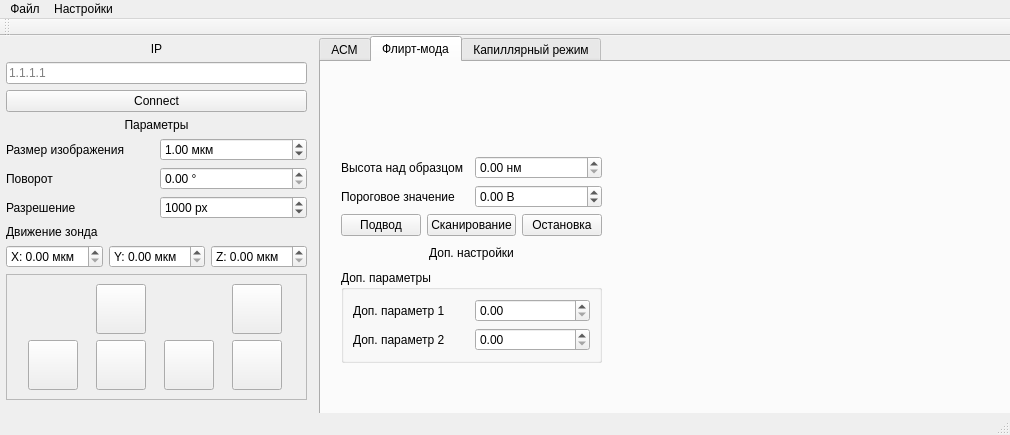
<?xml version="1.0" encoding="UTF-8"?>
<ui version="4.0">
 <class>MainWindow</class>
 <widget class="QMainWindow" name="MainWindow">
  <property name="geometry">
   <rect>
    <x>0</x>
    <y>0</y>
    <width>1010</width>
    <height>435</height>
   </rect>
  </property>
  <property name="windowTitle">
   <string>MainWindow</string>
  </property>
  <widget class="QWidget" name="centralwidget">
   <widget class="QWidget" name="horizontalLayoutWidget">
    <property name="geometry">
     <rect>
      <x>0</x>
      <y>0</y>
      <width>1026</width>
      <height>441</height>
     </rect>
    </property>
    <layout class="QHBoxLayout" name="MainLayout" stretch="0,1">
     <item>
      <layout class="QVBoxLayout" name="leftLayout">
       <property name="sizeConstraint">
        <enum>QLayout::SetFixedSize</enum>
       </property>
       <property name="leftMargin">
        <number>6</number>
       </property>
       <property name="topMargin">
        <number>6</number>
       </property>
       <property name="rightMargin">
        <number>6</number>
       </property>
       <property name="bottomMargin">
        <number>6</number>
       </property>
       <item>
        <widget class="QLabel" name="IPlabel">
         <property name="text">
          <string>IP</string>
         </property>
         <property name="alignment">
          <set>Qt::AlignCenter</set>
         </property>
        </widget>
       </item>
       <item>
        <widget class="QLineEdit" name="ipEdit">
         <property name="placeholderText">
          <string>1.1.1.1</string>
         </property>
        </widget>
       </item>
       <item>
        <widget class="QPushButton" name="connectButton">
         <property name="text">
          <string>Connect</string>
         </property>
        </widget>
       </item>
       <item>
        <widget class="QLabel" name="paramLabel">
         <property name="text">
          <string>Параметры</string>
         </property>
         <property name="alignment">
          <set>Qt::AlignCenter</set>
         </property>
        </widget>
       </item>
       <item>
        <layout class="QGridLayout" name="paramLayout">
         <item row="0" column="0">
          <widget class="QLabel" name="imageSizeLabel">
           <property name="text">
            <string>Размер изображения</string>
           </property>
          </widget>
         </item>
         <item row="1" column="0">
          <widget class="QLabel" name="rotationLabel">
           <property name="text">
            <string>Поворот</string>
           </property>
          </widget>
         </item>
         <item row="0" column="1">
          <widget class="QDoubleSpinBox" name="imageSizeBox">
           <property name="suffix">
            <string> мкм</string>
           </property>
           <property name="value">
            <double>1.000000000000000</double>
           </property>
          </widget>
         </item>
         <item row="1" column="1">
          <widget class="QDoubleSpinBox" name="rotationBox">
           <property name="suffix">
            <string> °</string>
           </property>
           <property name="maximum">
            <double>360.000000000000000</double>
           </property>
          </widget>
         </item>
         <item row="2" column="0">
          <widget class="QLabel" name="resolutionLabel">
           <property name="text">
            <string>Разрешение</string>
           </property>
          </widget>
         </item>
         <item row="2" column="1">
          <widget class="QSpinBox" name="resolutionSpinBox">
           <property name="suffix">
            <string> px</string>
           </property>
           <property name="maximum">
            <number>100000</number>
           </property>
           <property name="singleStep">
            <number>10</number>
           </property>
           <property name="value">
            <number>1000</number>
           </property>
          </widget>
         </item>
        </layout>
       </item>
       <item>
        <widget class="QLabel" name="probeLevel">
         <property name="text">
          <string>Движение зонда</string>
         </property>
        </widget>
       </item>
       <item>
        <layout class="QHBoxLayout" name="horizontalLayout_2">
         <item>
          <widget class="QDoubleSpinBox" name="probeXDSBox">
           <property name="prefix">
            <string>X: </string>
           </property>
           <property name="suffix">
            <string> мкм</string>
           </property>
          </widget>
         </item>
         <item>
          <widget class="QDoubleSpinBox" name="probeYDSBox">
           <property name="prefix">
            <string>Y: </string>
           </property>
           <property name="suffix">
            <string> мкм</string>
           </property>
          </widget>
         </item>
         <item>
          <widget class="QDoubleSpinBox" name="probeZDSBox">
           <property name="prefix">
            <string>Z: </string>
           </property>
           <property name="suffix">
            <string> мкм</string>
           </property>
          </widget>
         </item>
        </layout>
       </item>
       <item>
        <widget class="QFrame" name="frame">
         <property name="frameShape">
          <enum>QFrame::StyledPanel</enum>
         </property>
         <property name="frameShadow">
          <enum>QFrame::Raised</enum>
         </property>
         <layout class="QGridLayout" name="gridLayout_2">
          <item row="1" column="2">
           <widget class="QPushButton" name="probeYDownButton">
            <property name="minimumSize">
             <size>
              <width>50</width>
              <height>50</height>
             </size>
            </property>
            <property name="maximumSize">
             <size>
              <width>50</width>
              <height>50</height>
             </size>
            </property>
            <property name="text">
             <string/>
            </property>
            <property name="icon">
             <iconset>
              <normaloff>downarrow.png</normaloff>downarrow.png</iconset>
            </property>
            <property name="iconSize">
             <size>
              <width>50</width>
              <height>50</height>
             </size>
            </property>
           </widget>
          </item>
          <item row="1" column="3">
           <widget class="QPushButton" name="probeXUpButton">
            <property name="minimumSize">
             <size>
              <width>50</width>
              <height>50</height>
             </size>
            </property>
            <property name="maximumSize">
             <size>
              <width>50</width>
              <height>50</height>
             </size>
            </property>
            <property name="text">
             <string/>
            </property>
            <property name="icon">
             <iconset>
              <normaloff>rightarrow.png</normaloff>rightarrow.png</iconset>
            </property>
            <property name="iconSize">
             <size>
              <width>50</width>
              <height>50</height>
             </size>
            </property>
           </widget>
          </item>
          <item row="0" column="2">
           <widget class="QPushButton" name="probeYUpButton">
            <property name="minimumSize">
             <size>
              <width>50</width>
              <height>50</height>
             </size>
            </property>
            <property name="maximumSize">
             <size>
              <width>50</width>
              <height>50</height>
             </size>
            </property>
            <property name="text">
             <string/>
            </property>
            <property name="icon">
             <iconset>
              <normaloff>uparrow.png</normaloff>uparrow.png</iconset>
            </property>
            <property name="iconSize">
             <size>
              <width>50</width>
              <height>50</height>
             </size>
            </property>
           </widget>
          </item>
          <item row="0" column="4">
           <widget class="QPushButton" name="probeZUpButton">
            <property name="minimumSize">
             <size>
              <width>50</width>
              <height>50</height>
             </size>
            </property>
            <property name="maximumSize">
             <size>
              <width>50</width>
              <height>50</height>
             </size>
            </property>
            <property name="text">
             <string/>
            </property>
            <property name="icon">
             <iconset>
              <normaloff>zuparrow.png</normaloff>zuparrow.png</iconset>
            </property>
            <property name="iconSize">
             <size>
              <width>50</width>
              <height>50</height>
             </size>
            </property>
           </widget>
          </item>
          <item row="1" column="1">
           <widget class="QPushButton" name="probeXDownButton">
            <property name="minimumSize">
             <size>
              <width>50</width>
              <height>50</height>
             </size>
            </property>
            <property name="maximumSize">
             <size>
              <width>50</width>
              <height>50</height>
             </size>
            </property>
            <property name="text">
             <string/>
            </property>
            <property name="icon">
             <iconset>
              <normaloff>leftarrow.png</normaloff>leftarrow.png</iconset>
            </property>
            <property name="iconSize">
             <size>
              <width>50</width>
              <height>50</height>
             </size>
            </property>
           </widget>
          </item>
          <item row="1" column="4">
           <widget class="QPushButton" name="probeZDownButton">
            <property name="minimumSize">
             <size>
              <width>50</width>
              <height>50</height>
             </size>
            </property>
            <property name="maximumSize">
             <size>
              <width>50</width>
              <height>50</height>
             </size>
            </property>
            <property name="text">
             <string/>
            </property>
            <property name="icon">
             <iconset>
              <normaloff>zdownarrow.png</normaloff>zdownarrow.png</iconset>
            </property>
            <property name="iconSize">
             <size>
              <width>50</width>
              <height>50</height>
             </size>
            </property>
           </widget>
          </item>
         </layout>
        </widget>
       </item>
       <item>
        <spacer name="verticalSpacer">
         <property name="orientation">
          <enum>Qt::Vertical</enum>
         </property>
         <property name="sizeHint" stdset="0">
          <size>
           <width>20</width>
           <height>40</height>
          </size>
         </property>
        </spacer>
       </item>
      </layout>
     </item>
     <item>
      <widget class="QTabWidget" name="mainTabs">
       <property name="minimumSize">
        <size>
         <width>600</width>
         <height>300</height>
        </size>
       </property>
       <property name="currentIndex">
        <number>1</number>
       </property>
       <widget class="QWidget" name="AFMTab">
        <attribute name="title">
         <string>АСМ</string>
        </attribute>
        <widget class="QWidget" name="horizontalLayoutWidget_2">
         <property name="geometry">
          <rect>
           <x>10</x>
           <y>30</y>
           <width>662</width>
           <height>271</height>
          </rect>
         </property>
         <layout class="QHBoxLayout" name="AFMlayout" stretch="0,1">
          <property name="sizeConstraint">
           <enum>QLayout::SetMinimumSize</enum>
          </property>
          <property name="topMargin">
           <number>15</number>
          </property>
          <item>
           <layout class="QVBoxLayout" name="AFMVerticalLayout">
            <property name="topMargin">
             <number>0</number>
            </property>
            <item>
             <layout class="QHBoxLayout" name="AFMParamLayout">
              <item>
               <widget class="QLabel" name="AFMapprLabel">
                <property name="text">
                 <string>Пороговое значение подвода</string>
                </property>
               </widget>
              </item>
              <item>
               <widget class="QDoubleSpinBox" name="AFMapprDSBox">
                <property name="suffix">
                 <string> В</string>
                </property>
                <property name="maximum">
                 <double>100.000000000000000</double>
                </property>
                <property name="singleStep">
                 <double>0.010000000000000</double>
                </property>
                <property name="value">
                 <double>0.100000000000000</double>
                </property>
               </widget>
              </item>
             </layout>
            </item>
            <item>
             <layout class="QHBoxLayout" name="AFMButtonsLayout">
              <item>
               <widget class="QPushButton" name="AFMApprButton">
                <property name="text">
                 <string>Подвод</string>
                </property>
                <property name="checkable">
                 <bool>false</bool>
                </property>
               </widget>
              </item>
              <item>
               <widget class="QPushButton" name="AFMScanButton">
                <property name="text">
                 <string>Сканирование</string>
                </property>
                <property name="checkable">
                 <bool>false</bool>
                </property>
               </widget>
              </item>
              <item>
               <widget class="QPushButton" name="AFMStopButton">
                <property name="text">
                 <string>Остановка</string>
                </property>
               </widget>
              </item>
             </layout>
            </item>
            <item>
             <widget class="QWidget" name="widget" native="true">
              <layout class="QVBoxLayout" name="verticalLayout_3">
               <item>
                <widget class="QCheckBox" name="fb1CheckBox">
                 <property name="text">
                  <string>Обратная связь 1</string>
                 </property>
                </widget>
               </item>
               <item>
                <widget class="QCheckBox" name="fb2CheckBox">
                 <property name="text">
                  <string>Обратная связь 2</string>
                 </property>
                </widget>
               </item>
               <item>
                <widget class="QCheckBox" name="fb3CheckBox">
                 <property name="text">
                  <string>Обратная связь 3</string>
                 </property>
                </widget>
               </item>
              </layout>
             </widget>
            </item>
            <item>
             <spacer name="verticalSpacer_2">
              <property name="orientation">
               <enum>Qt::Vertical</enum>
              </property>
              <property name="sizeHint" stdset="0">
               <size>
                <width>20</width>
                <height>40</height>
               </size>
              </property>
             </spacer>
            </item>
           </layout>
          </item>
          <item>
           <widget class="signalPlot" name="AFMsignalPlot" native="true">
            <property name="minimumSize">
             <size>
              <width>400</width>
              <height>200</height>
             </size>
            </property>
           </widget>
          </item>
         </layout>
        </widget>
       </widget>
       <widget class="QWidget" name="flirtModeTab">
        <attribute name="title">
         <string>Флирт-мода</string>
        </attribute>
        <widget class="QWidget" name="horizontalLayoutWidget_3">
         <property name="geometry">
          <rect>
           <x>20</x>
           <y>49</y>
           <width>662</width>
           <height>286</height>
          </rect>
         </property>
         <layout class="QHBoxLayout" name="flirtLayout" stretch="0,1">
          <property name="sizeConstraint">
           <enum>QLayout::SetMaximumSize</enum>
          </property>
          <property name="topMargin">
           <number>15</number>
          </property>
          <item>
           <layout class="QVBoxLayout" name="flirtVerticalLayout">
            <property name="sizeConstraint">
             <enum>QLayout::SetMinimumSize</enum>
            </property>
            <property name="topMargin">
             <number>30</number>
            </property>
            <property name="bottomMargin">
             <number>0</number>
            </property>
            <item>
             <layout class="QGridLayout" name="flirtParamLayout">
              <item row="1" column="0">
               <widget class="QLabel" name="FlirtApprLevel">
                <property name="text">
                 <string>Пороговое значение</string>
                </property>
               </widget>
              </item>
              <item row="0" column="0">
               <widget class="QLabel" name="flirtHeightLabel">
                <property name="text">
                 <string>Высота над образцом</string>
                </property>
               </widget>
              </item>
              <item row="0" column="1">
               <widget class="QDoubleSpinBox" name="flirtHeightDSBox">
                <property name="prefix">
                 <string/>
                </property>
                <property name="suffix">
                 <string> нм</string>
                </property>
                <property name="maximum">
                 <double>1000.990000000000009</double>
                </property>
               </widget>
              </item>
              <item row="1" column="1">
               <widget class="QDoubleSpinBox" name="flirtApprDSBox">
                <property name="suffix">
                 <string> В</string>
                </property>
                <property name="minimum">
                 <double>-5.000000000000000</double>
                </property>
                <property name="singleStep">
                 <double>0.010000000000000</double>
                </property>
               </widget>
              </item>
             </layout>
            </item>
            <item>
             <layout class="QHBoxLayout" name="flirtButtonLayout">
              <item>
               <widget class="QPushButton" name="flirtApproachButton">
                <property name="text">
                 <string>Подвод</string>
                </property>
                <property name="checkable">
                 <bool>false</bool>
                </property>
               </widget>
              </item>
              <item>
               <widget class="QPushButton" name="flirtScanButton">
                <property name="text">
                 <string>Сканирование</string>
                </property>
                <property name="checkable">
                 <bool>false</bool>
                </property>
               </widget>
              </item>
              <item>
               <widget class="QPushButton" name="flirtStopButton">
                <property name="text">
                 <string>Остановка</string>
                </property>
               </widget>
              </item>
             </layout>
            </item>
            <item>
             <widget class="QPushButton" name="flirtShowParams">
              <property name="text">
               <string>Доп. настройки</string>
              </property>
              <property name="flat">
               <bool>true</bool>
              </property>
             </widget>
            </item>
            <item>
             <widget class="QGroupBox" name="flirtAddParamBox">
              <property name="title">
               <string>Доп. параметры</string>
              </property>
              <layout class="QGridLayout" name="gridLayout">
               <item row="0" column="0">
                <widget class="QLabel" name="flirtAddParam1Label">
                 <property name="text">
                  <string>Доп. параметр 1</string>
                 </property>
                </widget>
               </item>
               <item row="1" column="0">
                <widget class="QLabel" name="flirtAddParam2Level">
                 <property name="text">
                  <string>Доп. параметр 2</string>
                 </property>
                </widget>
               </item>
               <item row="0" column="1">
                <widget class="QDoubleSpinBox" name="flirtAddParam1DSBox"/>
               </item>
               <item row="1" column="1">
                <widget class="QDoubleSpinBox" name="flirtAddParam2DSBox"/>
               </item>
              </layout>
             </widget>
            </item>
            <item>
             <spacer name="verticalSpacer_3">
              <property name="orientation">
               <enum>Qt::Vertical</enum>
              </property>
              <property name="sizeHint" stdset="0">
               <size>
                <width>20</width>
                <height>40</height>
               </size>
              </property>
             </spacer>
            </item>
           </layout>
          </item>
          <item>
           <widget class="signalPlot" name="flortSignalPlot" native="true">
            <property name="minimumSize">
             <size>
              <width>300</width>
              <height>150</height>
             </size>
            </property>
           </widget>
          </item>
         </layout>
        </widget>
       </widget>
       <widget class="QWidget" name="capModeTab">
        <attribute name="title">
         <string>Капиллярный режим</string>
        </attribute>
        <widget class="QWidget" name="horizontalLayoutWidget_4">
         <property name="geometry">
          <rect>
           <x>10</x>
           <y>70</y>
           <width>638</width>
           <height>231</height>
          </rect>
         </property>
         <layout class="QHBoxLayout" name="capLayout" stretch="0,1">
          <property name="sizeConstraint">
           <enum>QLayout::SetMinimumSize</enum>
          </property>
          <property name="topMargin">
           <number>15</number>
          </property>
          <item>
           <layout class="QVBoxLayout" name="capVerticalLayout">
            <property name="topMargin">
             <number>0</number>
            </property>
            <item>
             <layout class="QGridLayout" name="capParamLayout">
              <item row="3" column="1">
               <widget class="QDoubleSpinBox" name="capSignalDSBox">
                <property name="suffix">
                 <string> В</string>
                </property>
                <property name="minimum">
                 <double>0.000000000000000</double>
                </property>
                <property name="singleStep">
                 <double>0.010000000000000</double>
                </property>
               </widget>
              </item>
              <item row="1" column="0">
               <widget class="QLabel" name="capApprLabel">
                <property name="text">
                 <string>Уровень подвода</string>
                </property>
               </widget>
              </item>
              <item row="1" column="1">
               <widget class="QDoubleSpinBox" name="capApprDSBox">
                <property name="suffix">
                 <string> %</string>
                </property>
                <property name="maximum">
                 <double>100.000000000000000</double>
                </property>
                <property name="singleStep">
                 <double>0.010000000000000</double>
                </property>
               </widget>
              </item>
              <item row="2" column="1">
               <widget class="QDoubleSpinBox" name="capVoltageDSBox">
                <property name="suffix">
                 <string> В</string>
                </property>
                <property name="singleStep">
                 <double>0.010000000000000</double>
                </property>
               </widget>
              </item>
              <item row="0" column="1">
               <widget class="QDoubleSpinBox" name="capHeightDSBox">
                <property name="suffix">
                 <string> нм</string>
                </property>
               </widget>
              </item>
              <item row="3" column="0">
               <widget class="QLabel" name="capSignalLabel">
                <property name="text">
                 <string>Уровень сигнала </string>
                </property>
               </widget>
              </item>
              <item row="0" column="0">
               <widget class="QLabel" name="capHeightLabel">
                <property name="text">
                 <string>Высота над образцом</string>
                </property>
               </widget>
              </item>
              <item row="2" column="0">
               <widget class="QLabel" name="capVoltageLabel">
                <property name="text">
                 <string>Напряжение</string>
                </property>
               </widget>
              </item>
             </layout>
            </item>
            <item>
             <layout class="QGridLayout" name="capButtonsLayout">
              <item row="0" column="0">
               <widget class="QPushButton" name="capLiquidApprButton">
                <property name="text">
                 <string>Подвод к жидкости</string>
                </property>
               </widget>
              </item>
              <item row="0" column="1">
               <widget class="QPushButton" name="capApprButton">
                <property name="text">
                 <string>Подвод к образцу</string>
                </property>
               </widget>
              </item>
              <item row="1" column="0">
               <widget class="QPushButton" name="capScanButton">
                <property name="text">
                 <string>Сканирование</string>
                </property>
               </widget>
              </item>
              <item row="1" column="1">
               <widget class="QPushButton" name="capStopButton">
                <property name="text">
                 <string>Остановка</string>
                </property>
               </widget>
              </item>
             </layout>
            </item>
            <item>
             <spacer name="verticalSpacer_4">
              <property name="orientation">
               <enum>Qt::Vertical</enum>
              </property>
              <property name="sizeHint" stdset="0">
               <size>
                <width>20</width>
                <height>40</height>
               </size>
              </property>
             </spacer>
            </item>
           </layout>
          </item>
          <item>
           <widget class="signalPlot" name="capSignalPlot" native="true">
            <property name="sizePolicy">
             <sizepolicy hsizetype="Preferred" vsizetype="Preferred">
              <horstretch>0</horstretch>
              <verstretch>0</verstretch>
             </sizepolicy>
            </property>
            <property name="minimumSize">
             <size>
              <width>400</width>
              <height>200</height>
             </size>
            </property>
           </widget>
          </item>
         </layout>
        </widget>
       </widget>
      </widget>
     </item>
    </layout>
   </widget>
  </widget>
  <widget class="QMenuBar" name="menubar">
   <property name="geometry">
    <rect>
     <x>0</x>
     <y>0</y>
     <width>1010</width>
     <height>22</height>
    </rect>
   </property>
   <widget class="QMenu" name="menu_file">
    <property name="title">
     <string>Файл</string>
    </property>
   </widget>
   <widget class="QMenu" name="menu_edit">
    <property name="title">
     <string>Настройки</string>
    </property>
    <widget class="QMenu" name="menu_font">
     <property name="title">
      <string>Размер шрифта</string>
     </property>
     <addaction name="actionStandardFont"/>
     <addaction name="actionEnlargedFont"/>
     <addaction name="actionBigFont"/>
    </widget>
    <addaction name="menu_font"/>
    <addaction name="action_2"/>
   </widget>
   <addaction name="menu_file"/>
   <addaction name="menu_edit"/>
  </widget>
  <widget class="QStatusBar" name="statusbar"/>
  <widget class="QToolBar" name="toolBar">
   <property name="windowTitle">
    <string>toolBar</string>
   </property>
   <attribute name="toolBarArea">
    <enum>TopToolBarArea</enum>
   </attribute>
   <attribute name="toolBarBreak">
    <bool>false</bool>
   </attribute>
  </widget>
  <action name="actionStandardFont">
   <property name="checkable">
    <bool>false</bool>
   </property>
   <property name="text">
    <string>Стандартный</string>
   </property>
  </action>
  <action name="actionEnlargedFont">
   <property name="checkable">
    <bool>true</bool>
   </property>
   <property name="text">
    <string>Увеличенный</string>
   </property>
  </action>
  <action name="actionBigFont">
   <property name="checkable">
    <bool>true</bool>
   </property>
   <property name="text">
    <string>Большой</string>
   </property>
  </action>
  <action name="action_2">
   <property name="text">
    <string>изменить</string>
   </property>
  </action>
 </widget>
 <customwidgets>
  <customwidget>
   <class>signalPlot</class>
   <extends>QWidget</extends>
   <header>signalplot.h</header>
   <container>1</container>
  </customwidget>
 </customwidgets>
 <resources/>
 <connections/>
</ui>
